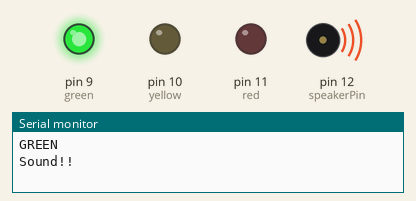
The sketch below on a simulated Arduino Uno, built with avr-gcc and run on an emulated ATmega328P. On the bench: output pins drawn as LEDs (lit = HIGH), buzzer (waves = sounding), the last lines printed to the serial monitor.

Above: at 0.2 s.
At 1.2 s:
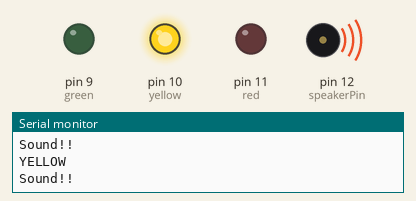
At 1.7 s:
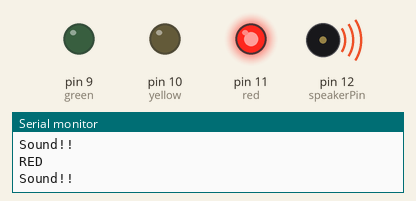
At 3.2 s:
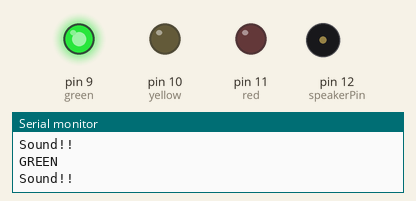
At 4.7 s:
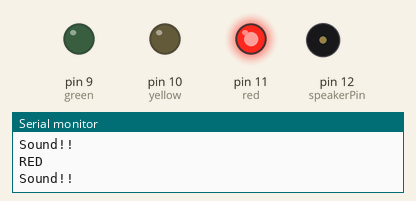
Timing chart, 0 to 5.8 s (numbered marks = the images above):
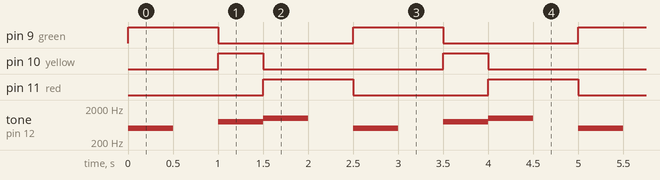

The sketch:

SignalLight.ino
```cpp
// 신호등 - 일정 간격으로 LED 변경

int green = 9;          // LED Green pin 설정
int yellow = 10;         // LED Yellow pin 설정
int red = 11;           // LED Red pin 설정
int speakerPin = 12;    // 피에조 부저 pin 설정

void setup() {
  Serial.begin(9600);   // 시리얼 모니터 속도 설정
  pinMode(red, OUTPUT);
  pinMode(yellow, OUTPUT);
  pinMode(green, OUTPUT);
}

void loop() {
  Serial.println("GREEN");
  digitalWrite(red, LOW);
  digitalWrite(yellow, LOW);
  digitalWrite(green, HIGH);
  Serial.println("Sound!!");
  tone(speakerPin, 500, 500);  // 500 음 높이(주파수), 500: 지속시간
  delay(1000);

  Serial.println("YELLOW");
  digitalWrite(red, LOW);
  digitalWrite(yellow, HIGH);
  digitalWrite(green, LOW);
  Serial.println("Sound!!");
  tone(speakerPin, 800, 500);  // 500 음 높이(주파수), 500: 지속시간
  delay(500);

  Serial.println("RED");
  digitalWrite(red, HIGH);
  digitalWrite(yellow, LOW);
  digitalWrite(green, LOW);
  Serial.println("Sound!!");
  tone(speakerPin, 1000, 500);  // 500 음 높이(주파수), 500: 지속시간
  delay(1000);
}
```

Measured:
- by itself, pin 9 (green), pin 11 (red): alternates HIGH for 1.0 s and LOW for 1.5 s
- by itself, pin 10 (yellow): alternates HIGH for 0.50 s and LOW for 2.0 s
- by itself, tone on pin 12 (speakerPin): repeats every 2.5 s: silent 0.50 s, 800 Hz 0.50 s, 1000 Hz 0.50 s, silent 0.50 s, 500 Hz 0.50 s
